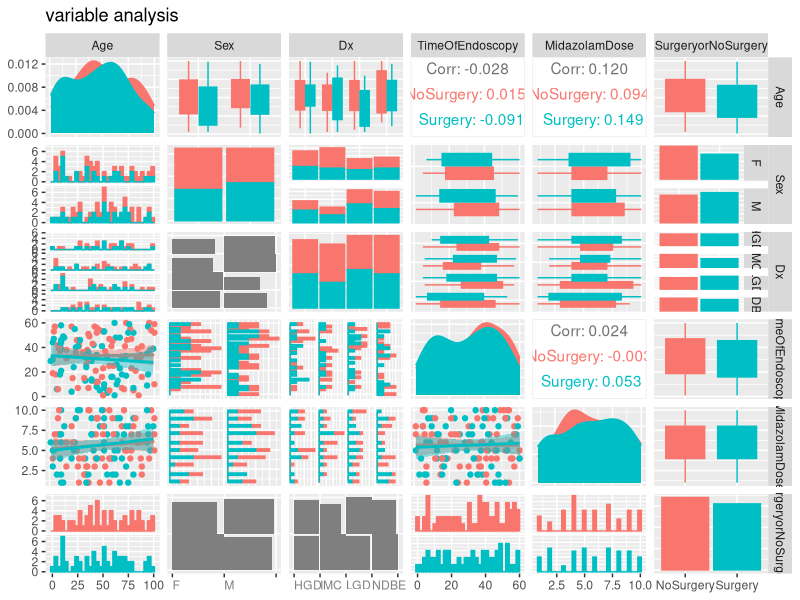
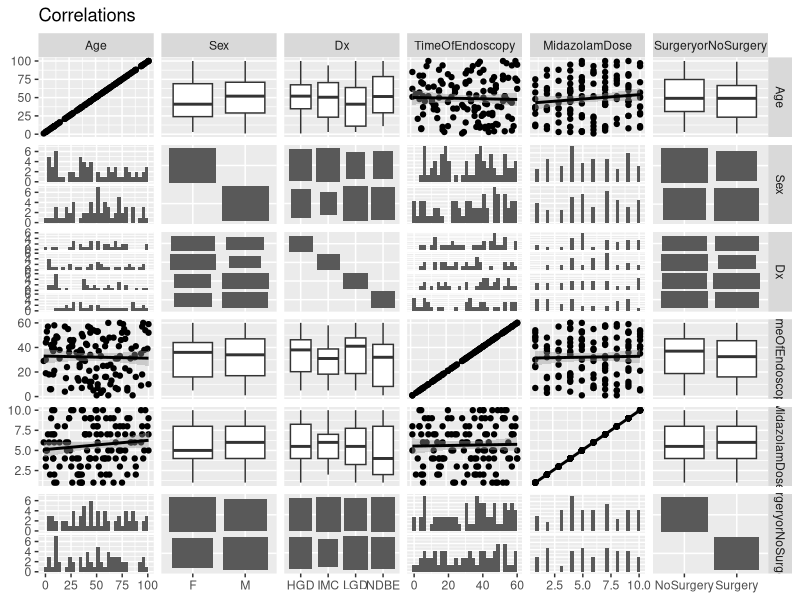

The R script that drew these images, in order:
## ---- chunk 1
knitr::opts_chunk$set(fig.width=12, fig.height=8, fig.path='Figs/',
                       warning=FALSE, message=FALSE)
## ---- chunk 2
library(dplyr)
library(GGally)

Age<-sample(1:100, 130, replace=TRUE)
Sex<-sample(c("M","F"), 130, replace = TRUE)
Dx<-sample(c("NDBE","LGD","HGD","IMC"), 130, replace = TRUE)
TimeOfEndoscopy<-sample(1:60, 130, replace=TRUE)
MidazolamDose<-sample(1:10, 130, replace=TRUE)
SurgeryorNoSurgery<-sample(c("Surgery","NoSurgery"), 130, replace = TRUE)

EMRdf<-data.frame(Age,Sex,Dx,TimeOfEndoscopy,MidazolamDose,SurgeryorNoSurgery,stringsAsFactors=F)
## ---- chunk 3
ggpairs(EMRdf,         
        colour=c("SurgeryorNoSurgery"),        
        diag=list(continuous="density",   discrete="bar"),        
        title="variable analysis",        
        upper = list(continuous = "cor",discrete="facetbar"),        
        lower = list(continuous = "smooth",discrete="ratio"),        
        mapping=ggplot2::aes(fill = SurgeryorNoSurgery,colour=SurgeryorNoSurgery)   
)
## ---- chunk 4
GGally::ggduo(
  EMRdf,
  types = list(continuous = "smooth_lm"),
  title = "Correlations",
)
